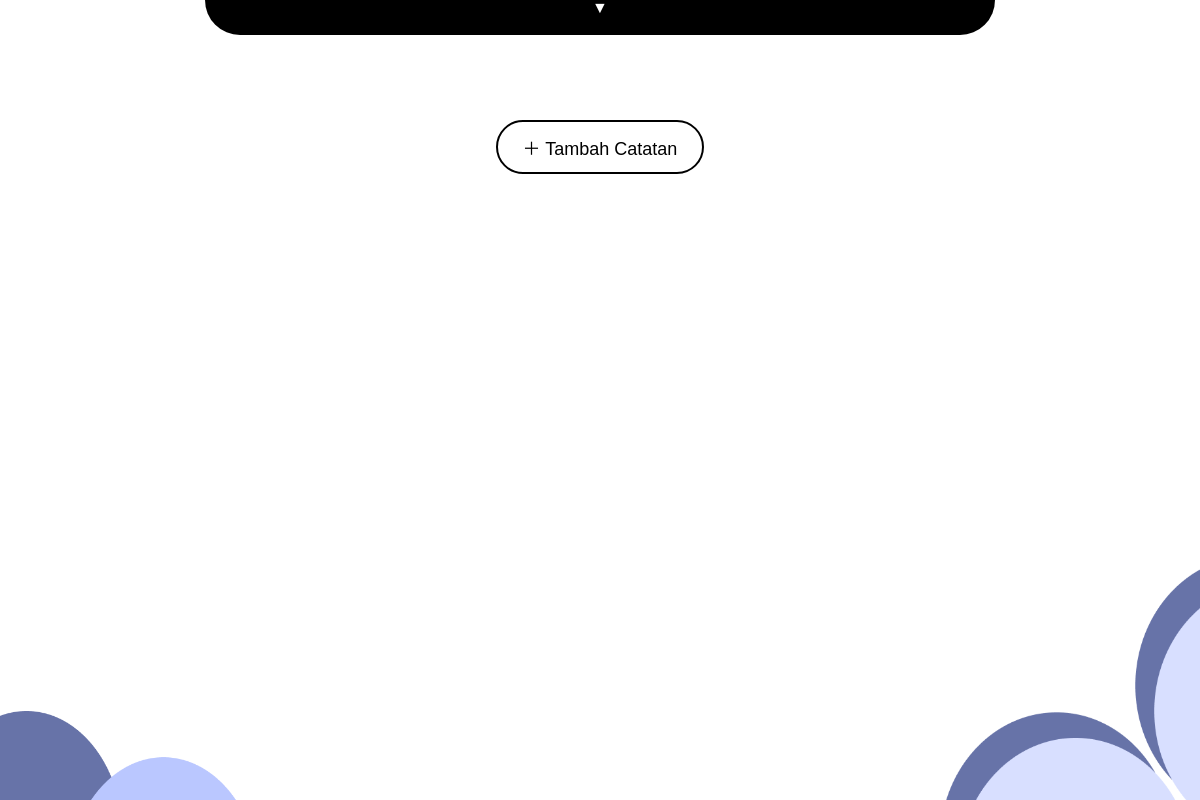
The page /catatan/ on the database as committed earlier.
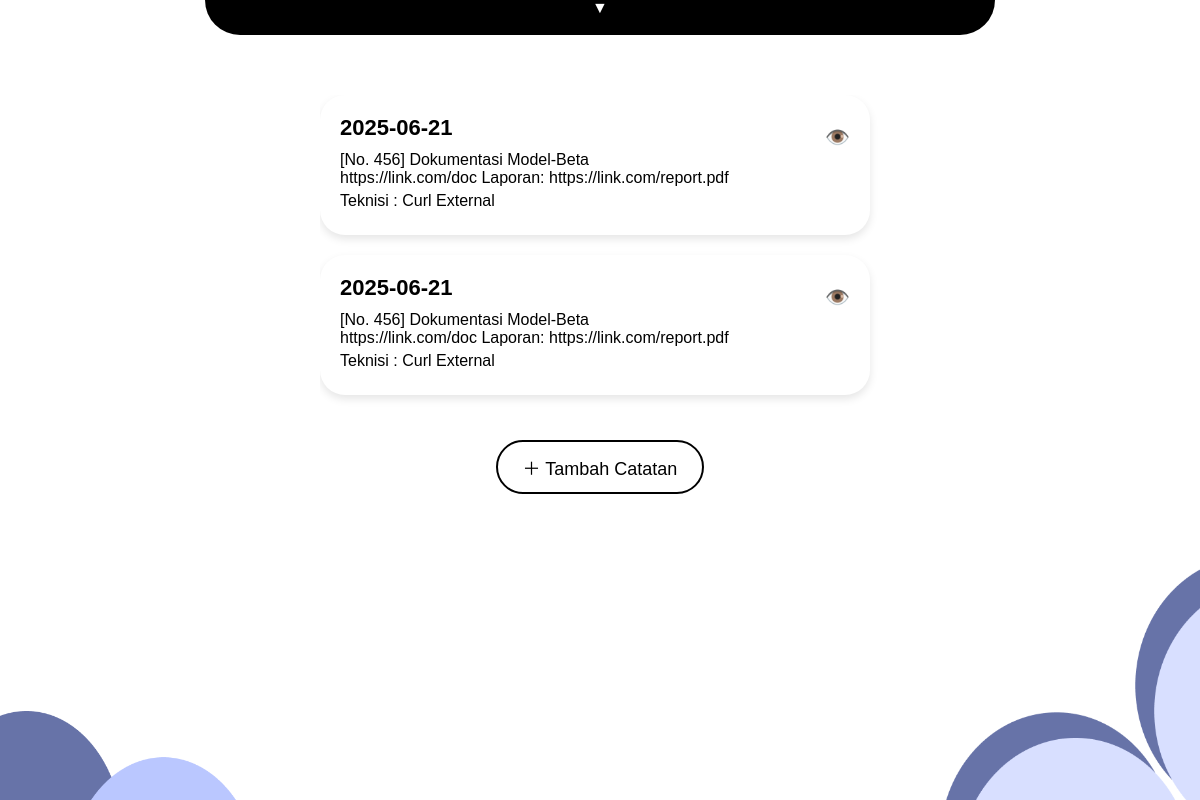
The same page on the database as committed later.
### myapp/models.py (models this page shows, shortened)
class Catatan(models.Model):
    tanggal = models.DateField()
    judul = models.CharField(max_length=255)
    deskripsi = models.TextField()
    teknisi = models.CharField(max_length=100)

### myapp/views.py (the view)
# urls.py: path('catatan/', catatan_view, name='catatan'),
def catatan_view(request):
    catatan_list = Catatan.objects.all()
    return render(request, 'myapp/catatan.html', {'catatan_list': catatan_list})

### myapp/templates/myapp/catatan.html (shortened to what this page needs)
{% load static %}
<!DOCTYPE html>
<html lang="en">
<head>
</head>
<body>
  <img src="{% static 'myapp/dekorkiri.png' %}" class="dekorasi-kiri" alt="Dekor kiri">
  <img src="{% static 'myapp/dekorkanan.png' %}" class="dekorasi-kanan" alt="Dekor kanan">
  <header class="navbar-wrapper">
    <div class="navbar-toggle" onclick="toggleNavbar()">
      <span id="toggle-icon">▼</span>
    </div>
  </header>
  <div class="container">
    <div class="scroll-area">
      {% for catatan in catatan_list %}
      <div class="note-card">
        <h3>{{ catatan.tanggal|upper }}</h3>
        <p>{{ catatan.judul }}<br>{{ catatan.deskripsi }}</p>
        <p>Teknisi : {{ catatan.teknisi }}</p>
        <div class="icon">👁️</div>
      </div>
      {% endfor %}
    </div>
    <div class="add-button">
      <button>＋ Tambah Catatan</button>
    </div>
  </div>
</body>
</html>

### myapp/templates/myapp/catatan.html (style rules this page uses)
* { margin: 0; padding: 0; box-sizing: border-box; }
body { font-family: Arial, sans-serif; background-color: #fff; min-height: 100vh; overflow-x: hidden; position: relative; }
.dekorasi-kiri, .dekorasi-kanan { position: fixed; bottom: 0; width: 260px; z-index: -1; opacity: 0.9; }
.dekorasi-kiri { left: 0; }
.dekorasi-kanan { right: 0; }
.navbar-wrapper { position: relative; background-color: black; border-bottom-left-radius: 50px; border-bottom-right-radius: 50px; width: fit-content; max-width: 90%; margin: 0 auto; padding-top: 35px; transition: all 0.4s ease; }
.navbar-toggle { position: absolute; top: -12px; left: 50%; transform: translateX(-50%); background-color: black; color: white; width: 40px; height: 40px; border-radius: 50%; display: flex; align-items: center; justify-content: center; cursor: pointer; box-shadow: 0 2px 6px rgba(0, 0, 0, 0.2); z-index: 10; }
.container { max-width: 600px; margin: 40px auto 20px; padding: 20px; }
.scroll-area { max-height: 75vh; overflow-y: auto; padding-right: 10px; }
.note-card { background: white; border-radius: 25px; box-shadow: 0 4px 8px rgba(0,0,0,0.1); padding: 20px; margin-bottom: 20px; position: relative; }
.note-card h3 { font-size: 22px; font-weight: bold; margin-bottom: 10px; }
.note-card p { margin-bottom: 5px; font-size: 16px; }
.note-card .icon { position: absolute; right: 20px; top: 30px; font-size: 20px; }
.add-button { display: flex; justify-content: center; align-items: center; margin-top: 25px; }
.add-button button { padding: 12px 25px; font-size: 18px; border: 2px solid #000; background: transparent; border-radius: 40px; cursor: pointer; }

Rows that differ between the two databases and show on the page:
added Catatan: tanggal "2025-06-21", judul "[No. 456] Dokumentasi Model-Beta", deskripsi "https://link.com/doc Laporan: https://link.com/report.pdf", teknisi "Curl External"
added Catatan: tanggal "2025-06-21", judul "[No. 456] Dokumentasi Model-Beta", deskripsi "https://link.com/doc Laporan: https://link.com/report.pdf", teknisi "Curl External"
